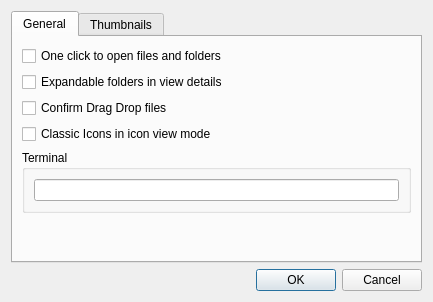
<?xml version="1.0" encoding="UTF-8"?>
<ui version="4.0">
 <class>SettingsDlg</class>
 <widget class="QDialog" name="SettingsDlg">
  <property name="geometry">
   <rect>
    <x>0</x>
    <y>0</y>
    <width>433</width>
    <height>302</height>
   </rect>
  </property>
  <property name="windowTitle">
   <string>Dialog</string>
  </property>
  <layout class="QVBoxLayout" name="verticalLayout">
   <item>
    <widget class="QTabWidget" name="tabWidget">
     <property name="currentIndex">
      <number>0</number>
     </property>
     <widget class="QWidget" name="tab">
      <attribute name="title">
       <string>General</string>
      </attribute>
      <layout class="QVBoxLayout" name="verticalLayout_2">
       <item>
        <widget class="QCheckBox" name="checkBoxSingleClick">
         <property name="text">
          <string>One click to open files and folders</string>
         </property>
        </widget>
       </item>
       <item>
        <widget class="QCheckBox" name="checkBoxExpandable">
         <property name="text">
          <string>Expandable folders in view details</string>
         </property>
        </widget>
       </item>
       <item>
        <widget class="QCheckBox" name="checkBoxConfirmDrag">
         <property name="text">
          <string>Confirm Drag Drop files</string>
         </property>
        </widget>
       </item>
       <item>
        <widget class="QCheckBox" name="checkBoxClassicIcon">
         <property name="text">
          <string>Classic Icons in icon view mode</string>
         </property>
        </widget>
       </item>
       <item>
        <widget class="QGroupBox" name="groupBox">
         <property name="title">
          <string>Terminal</string>
         </property>
         <layout class="QHBoxLayout" name="horizontalLayout">
          <item>
           <widget class="QLineEdit" name="lineEditTerminal"/>
          </item>
         </layout>
        </widget>
       </item>
       <item>
        <spacer name="verticalSpacer">
         <property name="orientation">
          <enum>Qt::Vertical</enum>
         </property>
         <property name="sizeHint" stdset="0">
          <size>
           <width>20</width>
           <height>66</height>
          </size>
         </property>
        </spacer>
       </item>
      </layout>
     </widget>
     <widget class="QWidget" name="tab_2">
      <attribute name="title">
       <string>Thumbnails</string>
      </attribute>
      <layout class="QGridLayout" name="gridLayout">
       <item row="0" column="0">
        <widget class="QCheckBox" name="checkBoxPdfThumb">
         <property name="text">
          <string>Pdf Thumbnails &quot;require imagemagick&quot;</string>
         </property>
        </widget>
       </item>
       <item row="1" column="0">
        <widget class="QCheckBox" name="checkBoxVideoThumb">
         <property name="text">
          <string>Video Thumbnails &quot;require ffmpeg&quot;</string>
         </property>
        </widget>
       </item>
       <item row="2" column="0">
        <widget class="QLabel" name="label">
         <property name="text">
          <string>Remove Thumbnail file if original file no exist :</string>
         </property>
        </widget>
       </item>
       <item row="2" column="1">
        <widget class="QPushButton" name="pushButtonClean">
         <property name="sizePolicy">
          <sizepolicy hsizetype="Fixed" vsizetype="Fixed">
           <horstretch>0</horstretch>
           <verstretch>0</verstretch>
          </sizepolicy>
         </property>
         <property name="text">
          <string>Clean</string>
         </property>
        </widget>
       </item>
       <item row="3" column="0">
        <widget class="QLabel" name="label_2">
         <property name="text">
          <string>Remove All Thumbnails in cache :</string>
         </property>
        </widget>
       </item>
       <item row="3" column="1">
        <widget class="QPushButton" name="pushButtonRmove">
         <property name="sizePolicy">
          <sizepolicy hsizetype="Fixed" vsizetype="Fixed">
           <horstretch>0</horstretch>
           <verstretch>0</verstretch>
          </sizepolicy>
         </property>
         <property name="text">
          <string>Remove</string>
         </property>
        </widget>
       </item>
       <item row="4" column="0">
        <spacer name="verticalSpacer_2">
         <property name="orientation">
          <enum>Qt::Vertical</enum>
         </property>
         <property name="sizeHint" stdset="0">
          <size>
           <width>20</width>
           <height>40</height>
          </size>
         </property>
        </spacer>
       </item>
      </layout>
     </widget>
    </widget>
   </item>
   <item>
    <widget class="QDialogButtonBox" name="buttonBox">
     <property name="orientation">
      <enum>Qt::Horizontal</enum>
     </property>
     <property name="standardButtons">
      <set>QDialogButtonBox::Cancel|QDialogButtonBox::Ok</set>
     </property>
    </widget>
   </item>
  </layout>
 </widget>
 <resources/>
 <connections>
  <connection>
   <sender>buttonBox</sender>
   <signal>accepted()</signal>
   <receiver>SettingsDlg</receiver>
   <slot>accept()</slot>
   <hints>
    <hint type="sourcelabel">
     <x>248</x>
     <y>254</y>
    </hint>
    <hint type="destinationlabel">
     <x>157</x>
     <y>274</y>
    </hint>
   </hints>
  </connection>
  <connection>
   <sender>buttonBox</sender>
   <signal>rejected()</signal>
   <receiver>SettingsDlg</receiver>
   <slot>reject()</slot>
   <hints>
    <hint type="sourcelabel">
     <x>316</x>
     <y>260</y>
    </hint>
    <hint type="destinationlabel">
     <x>286</x>
     <y>274</y>
    </hint>
   </hints>
  </connection>
 </connections>
</ui>
